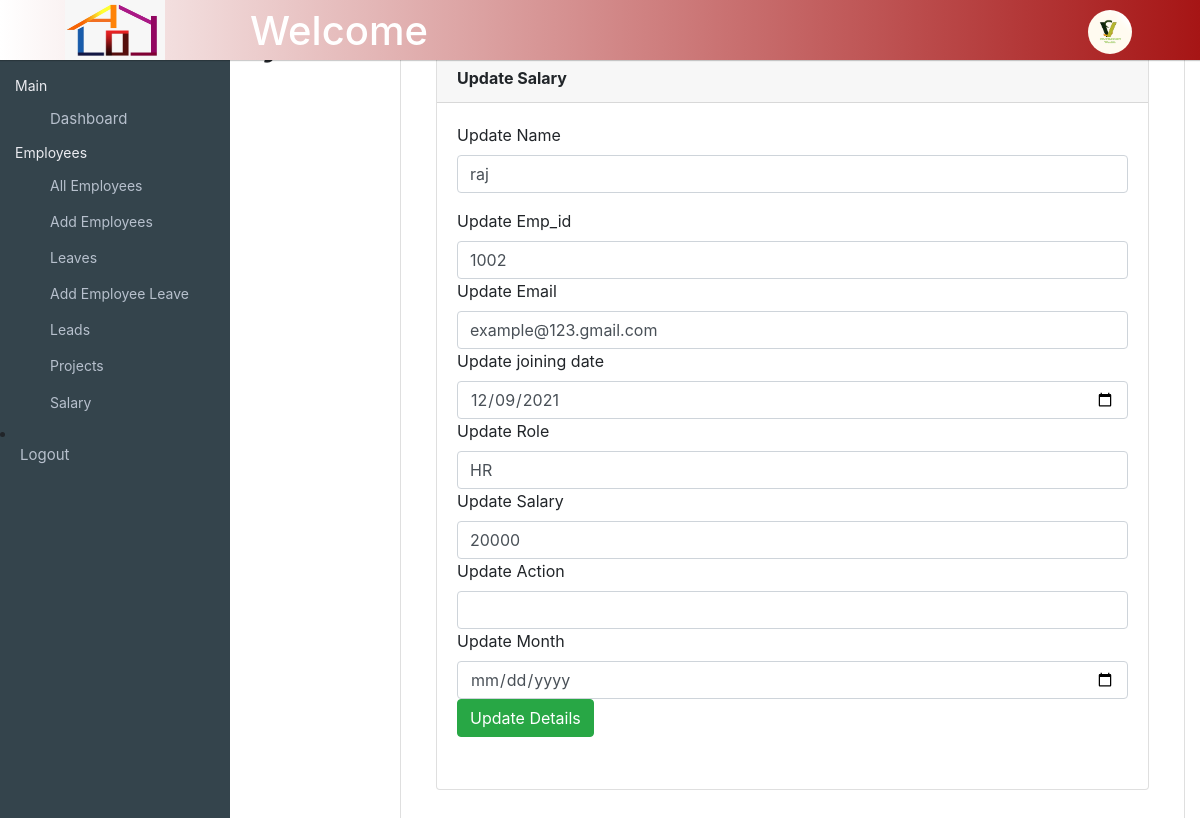
/edit_salary.php?id=1 (signed in), run on the app's committed database.
### tables this page shows
CREATE TABLE `salay` (
  `id` int(6) NOT NULL,
  `name` varchar(200) NOT NULL,
  `Em_id` int(10) NOT NULL,
  `email` varchar(200) NOT NULL,
  `joining_date` date NOT NULL,
  `role` varchar(200) NOT NULL,
  `salary` int(10) NOT NULL,
  `action` varchar(100) NOT NULL,
  `month` date NOT NULL
);

### edit_salary.php (the view, shortened to what this page needs)
<?php
include "header.php";
include "top-left-menu.php";
?>
<?php
$id = $_GET["id"];
$name = '';
$Em_id = '';
$email = '';
$joiningdate = '';
$role = '';
$salary = '';
$action = '';
$month = '';
$res = mysqli_query($link, "select * from salay where id=$id");
while ($row = mysqli_fetch_array($res)) {
    $name = $row['name'];
    $Em_id = $row['Em_id'];
    $email = $row['email'];
    $joiningdate = $row['joining_date'];
    $role = $row['role'];
    $salary = $row['salary'];
    $action = $row['action'];
    $month = $row['month'];
}
?>
<div class="breadcrumbs">
    <div class="col-sm-4">
        <div class="page-header float-left">
            <div class="page-title">
                <h1>Update Salary Details</h1>
            </div>
        </div>
    </div>
</div>
<div class="content mt-3">
    <div class="animated fadeIn">
        <div class="row">
            <div class="col-lg-12">
                <div class="card">
                    <form name="form1" action="" method="POST" enctype="multipart/form-data">
                        <div class="card-body">
                            <div class="col-lg-12" style="margin-top: 16px;">
                                <div class="card">
                                    <div class="form-group">
                                        <div class="card-header"><strong>Update Salary</strong></div>
                                        <div class="card-body card-block">
                                            <div class="form-group"><label for="company" class=" form-control-label"> Update Name</label>
                                                <input type="text" name="name" class="form-control" value="<?php echo $name ?>" oninput="let p=this.selectionStart;this.value=this.value.toUpperCase();this.setSelectionRange(p, p);">
                                            </div>
                                            <div class="form-group"><label for="company" class=" form-control-label"> Update Emp_id</label>
                                                <input type="number" name="em_id" class="form-control" value="<?php echo $Em_id ?>">
                                                <div class="form-group"><label for="company" class=" form-control-label"> Update Email</label>
                                                    <input type="email" name="email" class="form-control" value="<?php echo $email ?>" oninput="let p=this.selectionStart;this.value=this.value.toUpperCase();this.setSelectionRange(p, p);">
                                                    <div class="form-group"><label for="company" class=" form-control-label">Update joining date </label>
                                                        <input type="date" name="joiningdate" class="form-control" value="<?php echo $joiningdate ?>">
                                                        <div class="form-group"><label for="company" class=" form-control-label"> Update Role</label>
                                                            <input type="text" name="role" class="form-control" value="<?php echo $role ?>" oninput="let p=this.selectionStart;this.value=this.value.toUpperCase();this.setSelectionRange(p, p);">
                                                            <div class="form-group"><label for="company" class=" form-control-label"> Update Salary</label>
                                                                <input type="number" name="salary" class="form-control" value="<?php echo $salary ?>">
                                                                <div class="form-group"><label for="company" class=" form-control-label"> Update Action</label>
                                                                    <input type="text" name="action" class="form-control" value="<?php echo $action ?>" oninput="let p=this.selectionStart;this.value=this.value.toUpperCase();this.setSelectionRange(p, p);">
                                                                    <div class="form-group"><label for="company" class=" form-control-label">Update Month </label>
                                                                        <input type="date" name="month" class="form-control" value="<?php echo $month ?>">
                                                                        <input type="submit" name="submit1" value="Update Details" class="btn btn-success">
                                                                    </div>
                                                                </div>
                                                            </div>
                                                        </div>
                                                    </div>
                                                </div>
                                            </div>
                                        </div>
                                    </div>
                                </div>
                    </form>
                </div>
            </div>
        </div>
    </div>
</div>

### data on the page
salay: name "raj", em_id "1002", email "example@123.gmail.com", joiningdate "12/09/2021", role "HR", salary "20000"
